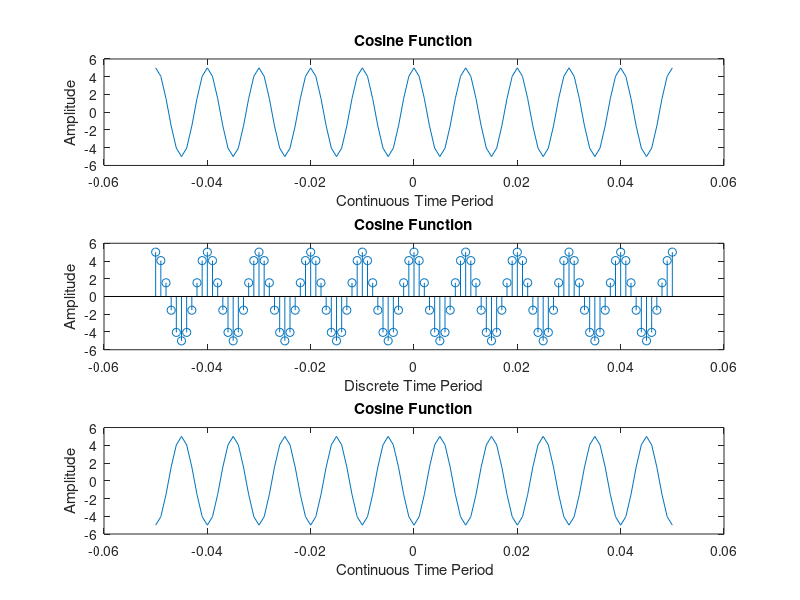

Write the MATLAB code that produced this figure.
% continuous time cosine funtion
t=-0.05:0.001:0.05;
f=100;
a=5;
y=a*cos(2*pi*f*t);
subplot(3,1,1);
plot(t,y);
xlabel(' Continuous Time Period');
ylabel('Amplitude');
title('Cosine Function');

% discrete time cosine function
n=-0.05:0.001:0.05;
f=100;
a=5;
y=a*cos(2*pi*f*n);
subplot(3,1,2);
stem(n,y);
xlabel('Discrete Time Period');
ylabel('Amplitude');
title('Cosine Function');

% continuous time shifted cosine funtion
t=-0.05:0.001:0.05;
f=100;
a=5;
y=a*cos(2*pi*f*(t-.005));
subplot(3,1,3);
plot(t,y);
xlabel(' Continuous Time Period');
ylabel('Amplitude');
title('Cosine Function');
